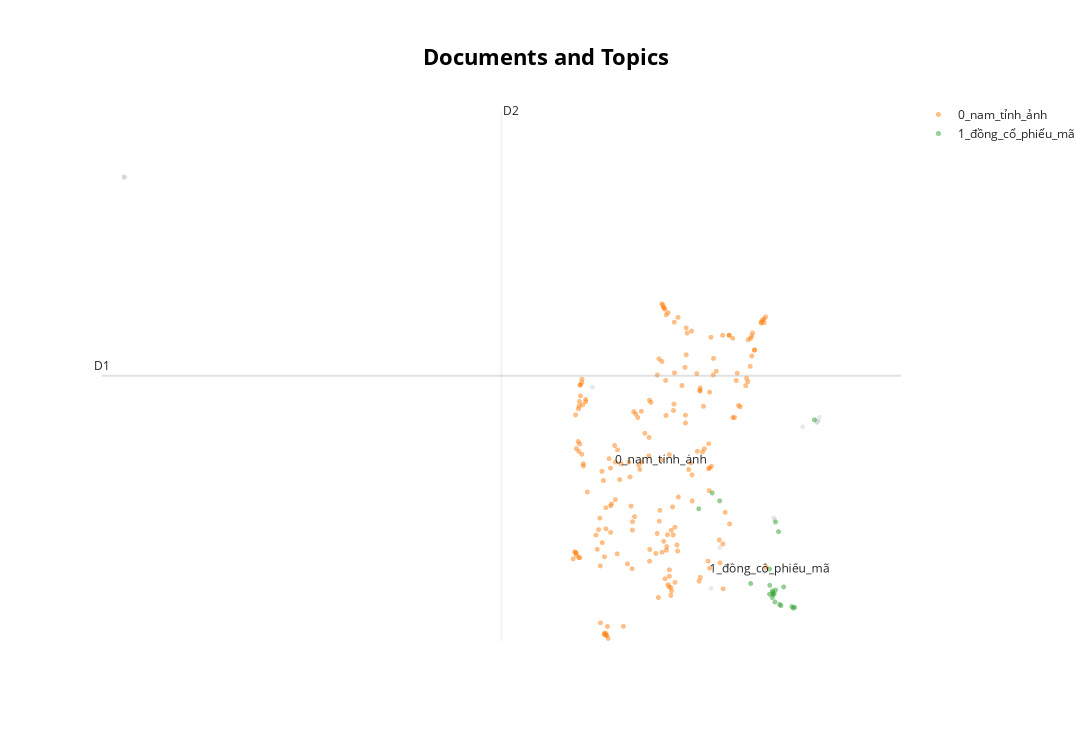

Source (notebook cell):
### Markdown cell above
#### Custom Hover

### Code cell
titles = [i for i in papers["title"]]
topic_model.visualize_documents(titles, reduced_embeddings=reduced_embeddings)

### Figure 1 — Plotly figure (JSON) as saved in the notebook; plotly's stock layout.template omitted (floating-point values rounded to 4 significant figures; data arrays with more than 128 entries replaced by an {"elided": "..."} marker saying what was removed)
{"data": [{"hoverinfo": "text", "hovertext": ["Jack hát chênh phô, không ra hơi trên sân khấu sau vụ Messi - Báo Tiền Phong", "Người dân có thể dùng VNeID thay giấy tờ xe khi CSGT kiểm tra từ 15/9 - Chuyên trang An Ninh Thủ Đô - Báo Công an nhân dân", "Tình huống chết người từ những pha mở cửa ô tô bất cẩn - Báo Giao Thông", "Bốn nam sinh cùng một xã trúng tuyển vào các trường Sĩ quan quân đội - Báo Quân Đội Nhân Dân", "16 thương nhân phân phối xăng dầu bị xử phạt và tước giấy phép - Báo Đầu Tư", "Bảng giá xe máy SH Mode mới nhất tháng 9/2023 - Báo VTC News", "Sắp mở cửa đưa sầu riêng sang Ấn Độ - Báo Thế Giới & Việt Nam", "Giá cá lóc ổn định, người nuôi tại Trà Vinh vui mừng báo lãi - Chuyên trang Bảo Vệ Công Lý - Báo Công Lý", "Về miền Tây nhớ tìm thử loại quả bổ ra đen sì, nhưng làm món nào cũng mê - Báo VTC News", "Liên kết tiêu thụ, xuất khẩu sầu riêng thiếu chặt chẽ và nhiều bất cập - Báo Nhân Dân", "Tạm hoãn phiên tòa vụ Cựu giám đốc Sở ở Bình Dương làm sai nhiều quy định - Báo Tin Tức TTXVN", "Có khi chỉ một con rệp bám vào quả sầu riêng, phải hủy cả lô hàng - Báo Pháp Luật TP.HCM", "Tranh mua, tranh bán sầu riêng, doanh nghiệp sẽ tự thua trên 'sân nhà' - Tạp chí VnEconomy", "Nhiễu loạn mua bán sầu riêng: Cần siết lại quản lý mã số vùng trồng - Báo VietnamPlus", "Thủ tướng Thái Lan công bố loạt biện pháp vực dậy nền kinh tế - Báo Nhân Dân", "Hộ tống đoàn xe Tổng thống Mỹ trên đường Hoàng Diệu - Chuyên trang An Ninh Thủ Đô - Báo Công an nhân dân", "Mất cúp trên sân nhà, tuyển Thái Lan vẫn được thưởng tiền - Chuyên trang An Ninh Thủ Đô - Báo Công an nhân dân", null], "marker": {"color": "#CFD8DC", "opacity": 0.5, "size": 5}, "mode": "markers+text", "name": "other", "showlegend": false, "type": "scattergl", "x": [-3.712, -3.714, -3.712, -3.712, 10.77, 10.99, 13.4, 13.04, 13.39, 13.38, 12.09, 13.44, 13.38, 13.41, 12.34, -3.713, 12.32, 7.846], "y": [7.398, 7.399, 7.398, 7.399, 0.5387, 1.222, 3.327, 3.234, 3.319, 3.327, 0.8105, 3.39, 3.305, 3.329, 1.691, 7.399, 1.72, 3.894]}, {"hoverinfo": "text", "hovertext": {"elided": "194 str values"}, "marker": {"opacity": 0.5, "size": 5}, "mode": "markers+text", "name": "0_nam_tỉnh_ảnh", "text": {"elided": "194 str values"}, "textfont": {"size": 12}, "type": "scattergl", "x": {"elided": "194 float values"}, "y": {"elided": "194 float values"}}, {"hoverinfo": "text", "hovertext": ["Trung Quốc tăng cường đảm bảo sự ổn định của đồng nhân dân tệ - Báo VietnamPlus", "Giới đầu tư chứng khoán 'hồi hộp' chờ đợi thông tin lạm phát của Mỹ - Báo Tin Tức TTXVN", "Bán tháo trên diện rộng, chứng khoán giảm sâu - Báo Sài Gòn Giải Phóng", "Vẫn còn nhiều rào cản trong cho vay để trả nợ ngân hàng khác - Báo VietnamPlus", "Thái Lan dự kiến phân phát 16 tỷ USD cho người dân - Báo Tin Tức TTXVN", "Đối mặt với thách thức '2 chữ D', Trung Quốc có thể phải 'hi sinh' đồng Nhân dân tệ - Tạp chí Đầu tư Tài chính", "Chứng khoán bất ngờ lao dốc, khối ngoại bán hơn 1.000 tỉ đồng - Báo Người Lao Động", "Chứng khoán: Thị trường đỏ lửa, khối ngoại bán ròng 1.000 tỷ đồng - Chuyên trang An Ninh Thủ Đô - Báo Công an nhân dân", "Cơn sốt sầu riêng: Nhiều người lỗ tiền tỷ, nhà cửa 'bay' trong nốt nhạc - Báo Tiền Phong", "Trung Quốc quyết tâm chặn đà giảm giá của đồng nhân dân tệ - Báo VOV", "Cổ phiếu bất động sản lao dốc, VN-Index mất hơn 17 điểm - Báo Nhân Dân", "Cổ phiếu tăng gấp 3 lần, người nhà Chủ tịch Hoa Sen thoái sạch vốn - Tạp chí Người Đưa Tin", "Nhà đầu tư 'quay xe', thị trường chìm trong sắc đỏ, VN-Index mất gần 18 điểm - Chuyên trang Đầu Tư Chứng Khoán - Báo Đầu Tư", "Thanh khoản bùng nổ, VN-Index mất đỉnh tháng 8 - Tạp chí Người Đưa Tin", "Rạng Đông Holding muốn huy động 300 tỷ đồng để trả nợ - Tạp chí Người Đưa Tin", "Đầu tư Hải Phát: Nước gần vẫn… không cứu được lửa gần - Tạp chí Vnbusiness", "Chứng khoán thanh khoản đột biến 1,5 tỷ USD - Báo Tiền Phong", "Lạm phát tăng vọt, Philippines 'ủ mưu' mới với nhập khẩu gạo - Báo Thế Giới & Việt Nam", "Tỷ giá trung tâm vượt mốc 24.000 đồng/USD, vàng trong nước vững 'vị thế' - Báo Đầu Tư", "Chủ cửa hàng xe máy cũ ở Hà Nội: Chúng tôi chỉ còn chờ phá sản - Báo Sức Khỏe & Đời Sống", "Giá vàng trong nước tăng cao, vàng miếng áp sát mốc 69 triệu đồng - Báo VietnamNet", "Trả cổ tức bằng tiền đến 30%, chứng khoán cao su đặt nhiều kỳ vọng - Báo Giao Thông", null], "marker": {"opacity": 0.5, "size": 5}, "mode": "markers+text", "name": "1_đồng_cổ_phiếu_mã", "text": ["", "", "", "", "", "", "", "", "", "", "", "", "", "", "", "", "", "", "", "", "", "", "1_đồng_cổ_phiếu_mã"], "textfont": {"size": 12}, "type": "scattergl", "x": [12.8, 12.56, 12.28, 10.47, 12.36, 12.84, 12.29, 12.3, 13.32, 12.77, 12.33, 12.22, 12.36, 12.3, 10.98, 12.22, 12.35, 12.44, 12.49, 11.75, 12.46, 10.8, 12.21], "y": [0.2113, 0.565, 0.3892, 1.867, 1.647, 0.2262, 0.4987, 0.4389, 3.352, 0.2377, 0.45, 0.5915, 0.5146, 0.4708, 2.0, 0.4445, 0.3151, 1.486, 0.2533, 0.6213, 0.2758, 2.132, 0.8631]}], "layout": {"annotations": [{"showarrow": false, "text": "D1", "x": -4.271, "y": 4.086, "yshift": 10}, {"showarrow": false, "text": "D2", "x": 5.594, "xshift": 10, "y": 8.509}], "height": 750, "shapes": [{"line": {"color": "#CFD8DC", "width": 2}, "type": "line", "x0": 5.594, "x1": 5.594, "y0": -0.3369, "y1": 8.509}, {"line": {"color": "#9E9E9E", "width": 2}, "type": "line", "x0": -4.271, "x1": 15.46, "y0": 4.086, "y1": 4.086}], "title": {"font": {"color": "Black", "size": 22}, "text": "<b>Documents and Topics</b>", "x": 0.5, "xanchor": "center", "yanchor": "top"}, "width": 1200, "xaxis": {"visible": false}, "yaxis": {"visible": false}}}
